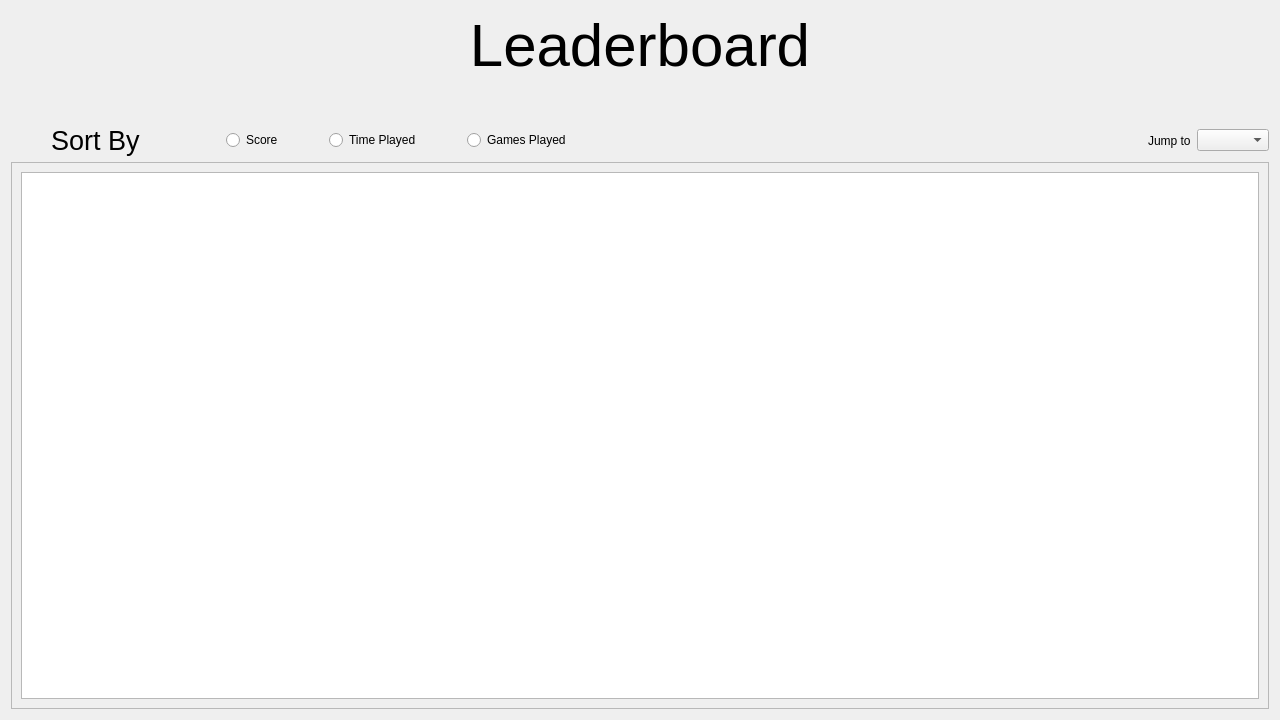
<?xml version="1.0" encoding="UTF-8"?>
<ui version="4.0">
 <class>Form</class>
 <widget class="QWidget" name="Form">
  <property name="geometry">
   <rect>
    <x>0</x>
    <y>0</y>
    <width>1280</width>
    <height>720</height>
   </rect>
  </property>
  <property name="windowTitle">
   <string>Form</string>
  </property>
  <layout class="QVBoxLayout" name="verticalLayout">
   <item>
    <widget class="QLabel" name="label_3">
     <property name="font">
      <font>
       <pointsize>45</pointsize>
      </font>
     </property>
     <property name="text">
      <string>Leaderboard</string>
     </property>
     <property name="alignment">
      <set>Qt::AlignCenter</set>
     </property>
    </widget>
   </item>
   <item>
    <spacer name="verticalSpacer">
     <property name="orientation">
      <enum>Qt::Vertical</enum>
     </property>
     <property name="sizeType">
      <enum>QSizePolicy::Preferred</enum>
     </property>
     <property name="sizeHint" stdset="0">
      <size>
       <width>20</width>
       <height>40</height>
      </size>
     </property>
    </spacer>
   </item>
   <item>
    <layout class="QHBoxLayout" name="horizontalLayout">
     <item>
      <spacer name="horizontalSpacer_5">
       <property name="orientation">
        <enum>Qt::Horizontal</enum>
       </property>
       <property name="sizeType">
        <enum>QSizePolicy::Preferred</enum>
       </property>
       <property name="sizeHint" stdset="0">
        <size>
         <width>40</width>
         <height>20</height>
        </size>
       </property>
      </spacer>
     </item>
     <item>
      <widget class="QLabel" name="label">
       <property name="font">
        <font>
         <pointsize>20</pointsize>
        </font>
       </property>
       <property name="text">
        <string>Sort By</string>
       </property>
      </widget>
     </item>
     <item>
      <spacer name="horizontalSpacer">
       <property name="orientation">
        <enum>Qt::Horizontal</enum>
       </property>
       <property name="sizeType">
        <enum>QSizePolicy::Preferred</enum>
       </property>
       <property name="sizeHint" stdset="0">
        <size>
         <width>40</width>
         <height>20</height>
        </size>
       </property>
      </spacer>
     </item>
     <item>
      <spacer name="horizontalSpacer_4">
       <property name="orientation">
        <enum>Qt::Horizontal</enum>
       </property>
       <property name="sizeType">
        <enum>QSizePolicy::Preferred</enum>
       </property>
       <property name="sizeHint" stdset="0">
        <size>
         <width>40</width>
         <height>20</height>
        </size>
       </property>
      </spacer>
     </item>
     <item>
      <widget class="QRadioButton" name="radioButton_3">
       <property name="text">
        <string>Score</string>
       </property>
      </widget>
     </item>
     <item>
      <spacer name="horizontalSpacer_2">
       <property name="orientation">
        <enum>Qt::Horizontal</enum>
       </property>
       <property name="sizeType">
        <enum>QSizePolicy::Preferred</enum>
       </property>
       <property name="sizeHint" stdset="0">
        <size>
         <width>40</width>
         <height>20</height>
        </size>
       </property>
      </spacer>
     </item>
     <item>
      <widget class="QRadioButton" name="radioButton_2">
       <property name="text">
        <string>Time Played</string>
       </property>
      </widget>
     </item>
     <item>
      <spacer name="horizontalSpacer_3">
       <property name="orientation">
        <enum>Qt::Horizontal</enum>
       </property>
       <property name="sizeType">
        <enum>QSizePolicy::Preferred</enum>
       </property>
       <property name="sizeHint" stdset="0">
        <size>
         <width>40</width>
         <height>20</height>
        </size>
       </property>
      </spacer>
     </item>
     <item>
      <widget class="QRadioButton" name="radioButton">
       <property name="text">
        <string>Games Played</string>
       </property>
      </widget>
     </item>
     <item>
      <spacer name="horizontalSpacer_8">
       <property name="orientation">
        <enum>Qt::Horizontal</enum>
       </property>
       <property name="sizeHint" stdset="0">
        <size>
         <width>40</width>
         <height>20</height>
        </size>
       </property>
      </spacer>
     </item>
     <item>
      <spacer name="horizontalSpacer_7">
       <property name="orientation">
        <enum>Qt::Horizontal</enum>
       </property>
       <property name="sizeHint" stdset="0">
        <size>
         <width>40</width>
         <height>20</height>
        </size>
       </property>
      </spacer>
     </item>
     <item>
      <widget class="QLabel" name="label_4">
       <property name="text">
        <string>Jump to</string>
       </property>
      </widget>
     </item>
     <item>
      <widget class="QComboBox" name="comboBox"/>
     </item>
    </layout>
   </item>
   <item>
    <widget class="QScrollArea" name="scrollArea">
     <property name="sizePolicy">
      <sizepolicy hsizetype="Expanding" vsizetype="Expanding">
       <horstretch>0</horstretch>
       <verstretch>0</verstretch>
      </sizepolicy>
     </property>
     <property name="widgetResizable">
      <bool>true</bool>
     </property>
     <widget class="QWidget" name="scrollAreaWidgetContents">
      <property name="geometry">
       <rect>
        <x>0</x>
        <y>0</y>
        <width>1260</width>
        <height>521</height>
       </rect>
      </property>
      <layout class="QVBoxLayout" name="verticalLayout_2">
       <item>
        <widget class="QTableWidget" name="tableWidget"/>
       </item>
      </layout>
     </widget>
    </widget>
   </item>
  </layout>
 </widget>
 <resources/>
 <connections/>
</ui>
